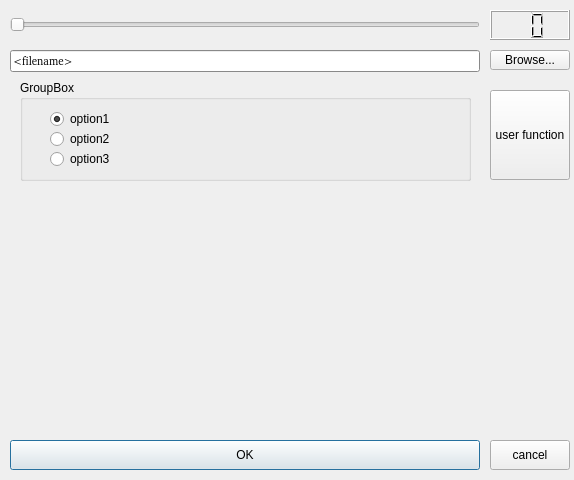
<?xml version="1.0" encoding="UTF-8"?>
<ui version="4.0">
 <class>win</class>
 <widget class="QDialog" name="win">
  <property name="enabled">
   <bool>true</bool>
  </property>
  <property name="geometry">
   <rect>
    <x>0</x>
    <y>0</y>
    <width>574</width>
    <height>480</height>
   </rect>
  </property>
  <property name="mouseTracking">
   <bool>false</bool>
  </property>
  <property name="focusPolicy">
   <enum>Qt::NoFocus</enum>
  </property>
  <property name="windowTitle">
   <string>MT/qt.h example</string>
  </property>
  <widget class="QSlider" name="Slider2">
   <property name="geometry">
    <rect>
     <x>10</x>
     <y>10</y>
     <width>470</width>
     <height>30</height>
    </rect>
   </property>
   <property name="orientation">
    <enum>Qt::Horizontal</enum>
   </property>
  </widget>
  <widget class="QLCDNumber" name="number">
   <property name="geometry">
    <rect>
     <x>490</x>
     <y>10</y>
     <width>80</width>
     <height>30</height>
    </rect>
   </property>
   <property name="frameShape">
    <enum>QFrame::Box</enum>
   </property>
   <property name="frameShadow">
    <enum>QFrame::Raised</enum>
   </property>
   <property name="numDigits">
    <number>2</number>
   </property>
  </widget>
  <widget class="QLineEdit" name="filename">
   <property name="enabled">
    <bool>false</bool>
   </property>
   <property name="geometry">
    <rect>
     <x>10</x>
     <y>50</y>
     <width>470</width>
     <height>22</height>
    </rect>
   </property>
   <property name="palette">
    <palette>
     <active>
      <colorrole role="WindowText">
       <brush brushstyle="SolidPattern">
        <color alpha="255">
         <red>0</red>
         <green>0</green>
         <blue>0</blue>
        </color>
       </brush>
      </colorrole>
      <colorrole role="Button">
       <brush brushstyle="SolidPattern">
        <color alpha="255">
         <red>192</red>
         <green>192</green>
         <blue>192</blue>
        </color>
       </brush>
      </colorrole>
      <colorrole role="Light">
       <brush brushstyle="SolidPattern">
        <color alpha="255">
         <red>255</red>
         <green>255</green>
         <blue>255</blue>
        </color>
       </brush>
      </colorrole>
      <colorrole role="Midlight">
       <brush brushstyle="SolidPattern">
        <color alpha="255">
         <red>223</red>
         <green>223</green>
         <blue>223</blue>
        </color>
       </brush>
      </colorrole>
      <colorrole role="Dark">
       <brush brushstyle="SolidPattern">
        <color alpha="255">
         <red>96</red>
         <green>96</green>
         <blue>96</blue>
        </color>
       </brush>
      </colorrole>
      <colorrole role="Mid">
       <brush brushstyle="SolidPattern">
        <color alpha="255">
         <red>128</red>
         <green>128</green>
         <blue>128</blue>
        </color>
       </brush>
      </colorrole>
      <colorrole role="Text">
       <brush brushstyle="SolidPattern">
        <color alpha="255">
         <red>0</red>
         <green>0</green>
         <blue>0</blue>
        </color>
       </brush>
      </colorrole>
      <colorrole role="BrightText">
       <brush brushstyle="SolidPattern">
        <color alpha="255">
         <red>255</red>
         <green>255</green>
         <blue>255</blue>
        </color>
       </brush>
      </colorrole>
      <colorrole role="ButtonText">
       <brush brushstyle="SolidPattern">
        <color alpha="255">
         <red>0</red>
         <green>0</green>
         <blue>0</blue>
        </color>
       </brush>
      </colorrole>
      <colorrole role="Base">
       <brush brushstyle="SolidPattern">
        <color alpha="255">
         <red>255</red>
         <green>255</green>
         <blue>255</blue>
        </color>
       </brush>
      </colorrole>
      <colorrole role="Window">
       <brush brushstyle="SolidPattern">
        <color alpha="255">
         <red>192</red>
         <green>192</green>
         <blue>192</blue>
        </color>
       </brush>
      </colorrole>
      <colorrole role="Shadow">
       <brush brushstyle="SolidPattern">
        <color alpha="255">
         <red>0</red>
         <green>0</green>
         <blue>0</blue>
        </color>
       </brush>
      </colorrole>
      <colorrole role="Highlight">
       <brush brushstyle="SolidPattern">
        <color alpha="255">
         <red>0</red>
         <green>0</green>
         <blue>128</blue>
        </color>
       </brush>
      </colorrole>
      <colorrole role="HighlightedText">
       <brush brushstyle="SolidPattern">
        <color alpha="255">
         <red>255</red>
         <green>255</green>
         <blue>255</blue>
        </color>
       </brush>
      </colorrole>
      <colorrole role="Link">
       <brush brushstyle="SolidPattern">
        <color alpha="255">
         <red>0</red>
         <green>0</green>
         <blue>0</blue>
        </color>
       </brush>
      </colorrole>
      <colorrole role="LinkVisited">
       <brush brushstyle="SolidPattern">
        <color alpha="255">
         <red>0</red>
         <green>0</green>
         <blue>0</blue>
        </color>
       </brush>
      </colorrole>
      <colorrole role="AlternateBase">
       <brush brushstyle="SolidPattern">
        <color alpha="255">
         <red>232</red>
         <green>232</green>
         <blue>232</blue>
        </color>
       </brush>
      </colorrole>
     </active>
     <inactive>
      <colorrole role="WindowText">
       <brush brushstyle="SolidPattern">
        <color alpha="255">
         <red>0</red>
         <green>0</green>
         <blue>0</blue>
        </color>
       </brush>
      </colorrole>
      <colorrole role="Button">
       <brush brushstyle="SolidPattern">
        <color alpha="255">
         <red>192</red>
         <green>192</green>
         <blue>192</blue>
        </color>
       </brush>
      </colorrole>
      <colorrole role="Light">
       <brush brushstyle="SolidPattern">
        <color alpha="255">
         <red>255</red>
         <green>255</green>
         <blue>255</blue>
        </color>
       </brush>
      </colorrole>
      <colorrole role="Midlight">
       <brush brushstyle="SolidPattern">
        <color alpha="255">
         <red>220</red>
         <green>220</green>
         <blue>220</blue>
        </color>
       </brush>
      </colorrole>
      <colorrole role="Dark">
       <brush brushstyle="SolidPattern">
        <color alpha="255">
         <red>96</red>
         <green>96</green>
         <blue>96</blue>
        </color>
       </brush>
      </colorrole>
      <colorrole role="Mid">
       <brush brushstyle="SolidPattern">
        <color alpha="255">
         <red>128</red>
         <green>128</green>
         <blue>128</blue>
        </color>
       </brush>
      </colorrole>
      <colorrole role="Text">
       <brush brushstyle="SolidPattern">
        <color alpha="255">
         <red>0</red>
         <green>0</green>
         <blue>0</blue>
        </color>
       </brush>
      </colorrole>
      <colorrole role="BrightText">
       <brush brushstyle="SolidPattern">
        <color alpha="255">
         <red>255</red>
         <green>255</green>
         <blue>255</blue>
        </color>
       </brush>
      </colorrole>
      <colorrole role="ButtonText">
       <brush brushstyle="SolidPattern">
        <color alpha="255">
         <red>0</red>
         <green>0</green>
         <blue>0</blue>
        </color>
       </brush>
      </colorrole>
      <colorrole role="Base">
       <brush brushstyle="SolidPattern">
        <color alpha="255">
         <red>255</red>
         <green>255</green>
         <blue>255</blue>
        </color>
       </brush>
      </colorrole>
      <colorrole role="Window">
       <brush brushstyle="SolidPattern">
        <color alpha="255">
         <red>192</red>
         <green>192</green>
         <blue>192</blue>
        </color>
       </brush>
      </colorrole>
      <colorrole role="Shadow">
       <brush brushstyle="SolidPattern">
        <color alpha="255">
         <red>0</red>
         <green>0</green>
         <blue>0</blue>
        </color>
       </brush>
      </colorrole>
      <colorrole role="Highlight">
       <brush brushstyle="SolidPattern">
        <color alpha="255">
         <red>0</red>
         <green>0</green>
         <blue>128</blue>
        </color>
       </brush>
      </colorrole>
      <colorrole role="HighlightedText">
       <brush brushstyle="SolidPattern">
        <color alpha="255">
         <red>255</red>
         <green>255</green>
         <blue>255</blue>
        </color>
       </brush>
      </colorrole>
      <colorrole role="Link">
       <brush brushstyle="SolidPattern">
        <color alpha="255">
         <red>0</red>
         <green>0</green>
         <blue>0</blue>
        </color>
       </brush>
      </colorrole>
      <colorrole role="LinkVisited">
       <brush brushstyle="SolidPattern">
        <color alpha="255">
         <red>0</red>
         <green>0</green>
         <blue>0</blue>
        </color>
       </brush>
      </colorrole>
      <colorrole role="AlternateBase">
       <brush brushstyle="SolidPattern">
        <color alpha="255">
         <red>232</red>
         <green>232</green>
         <blue>232</blue>
        </color>
       </brush>
      </colorrole>
     </inactive>
     <disabled>
      <colorrole role="WindowText">
       <brush brushstyle="SolidPattern">
        <color alpha="255">
         <red>128</red>
         <green>128</green>
         <blue>128</blue>
        </color>
       </brush>
      </colorrole>
      <colorrole role="Button">
       <brush brushstyle="SolidPattern">
        <color alpha="255">
         <red>192</red>
         <green>192</green>
         <blue>192</blue>
        </color>
       </brush>
      </colorrole>
      <colorrole role="Light">
       <brush brushstyle="SolidPattern">
        <color alpha="255">
         <red>255</red>
         <green>255</green>
         <blue>255</blue>
        </color>
       </brush>
      </colorrole>
      <colorrole role="Midlight">
       <brush brushstyle="SolidPattern">
        <color alpha="255">
         <red>220</red>
         <green>220</green>
         <blue>220</blue>
        </color>
       </brush>
      </colorrole>
      <colorrole role="Dark">
       <brush brushstyle="SolidPattern">
        <color alpha="255">
         <red>96</red>
         <green>96</green>
         <blue>96</blue>
        </color>
       </brush>
      </colorrole>
      <colorrole role="Mid">
       <brush brushstyle="SolidPattern">
        <color alpha="255">
         <red>128</red>
         <green>128</green>
         <blue>128</blue>
        </color>
       </brush>
      </colorrole>
      <colorrole role="Text">
       <brush brushstyle="SolidPattern">
        <color alpha="255">
         <red>0</red>
         <green>0</green>
         <blue>0</blue>
        </color>
       </brush>
      </colorrole>
      <colorrole role="BrightText">
       <brush brushstyle="SolidPattern">
        <color alpha="255">
         <red>255</red>
         <green>255</green>
         <blue>255</blue>
        </color>
       </brush>
      </colorrole>
      <colorrole role="ButtonText">
       <brush brushstyle="SolidPattern">
        <color alpha="255">
         <red>128</red>
         <green>128</green>
         <blue>128</blue>
        </color>
       </brush>
      </colorrole>
      <colorrole role="Base">
       <brush brushstyle="SolidPattern">
        <color alpha="255">
         <red>255</red>
         <green>255</green>
         <blue>255</blue>
        </color>
       </brush>
      </colorrole>
      <colorrole role="Window">
       <brush brushstyle="SolidPattern">
        <color alpha="255">
         <red>192</red>
         <green>192</green>
         <blue>192</blue>
        </color>
       </brush>
      </colorrole>
      <colorrole role="Shadow">
       <brush brushstyle="SolidPattern">
        <color alpha="255">
         <red>0</red>
         <green>0</green>
         <blue>0</blue>
        </color>
       </brush>
      </colorrole>
      <colorrole role="Highlight">
       <brush brushstyle="SolidPattern">
        <color alpha="255">
         <red>0</red>
         <green>0</green>
         <blue>128</blue>
        </color>
       </brush>
      </colorrole>
      <colorrole role="HighlightedText">
       <brush brushstyle="SolidPattern">
        <color alpha="255">
         <red>255</red>
         <green>255</green>
         <blue>255</blue>
        </color>
       </brush>
      </colorrole>
      <colorrole role="Link">
       <brush brushstyle="SolidPattern">
        <color alpha="255">
         <red>0</red>
         <green>0</green>
         <blue>0</blue>
        </color>
       </brush>
      </colorrole>
      <colorrole role="LinkVisited">
       <brush brushstyle="SolidPattern">
        <color alpha="255">
         <red>0</red>
         <green>0</green>
         <blue>0</blue>
        </color>
       </brush>
      </colorrole>
      <colorrole role="AlternateBase">
       <brush brushstyle="SolidPattern">
        <color alpha="255">
         <red>232</red>
         <green>232</green>
         <blue>232</blue>
        </color>
       </brush>
      </colorrole>
     </disabled>
    </palette>
   </property>
   <property name="font">
    <font>
     <family>@Arial Unicode MS</family>
     <pointsize>8</pointsize>
     <weight>50</weight>
     <italic>false</italic>
     <bold>false</bold>
     <underline>false</underline>
     <strikeout>false</strikeout>
    </font>
   </property>
   <property name="focusPolicy">
    <enum>Qt::NoFocus</enum>
   </property>
   <property name="toolTip">
    <string>filename</string>
   </property>
   <property name="text">
    <string>&lt;filename&gt;</string>
   </property>
  </widget>
  <widget class="QGroupBox" name="group">
   <property name="geometry">
    <rect>
     <x>20</x>
     <y>80</y>
     <width>451</width>
     <height>101</height>
    </rect>
   </property>
   <property name="title">
    <string>GroupBox</string>
   </property>
   <widget class="QRadioButton" name="op2">
    <property name="geometry">
     <rect>
      <x>30</x>
      <y>50</y>
      <width>83</width>
      <height>18</height>
     </rect>
    </property>
    <property name="text">
     <string>option2</string>
    </property>
   </widget>
   <widget class="QRadioButton" name="op3">
    <property name="geometry">
     <rect>
      <x>30</x>
      <y>70</y>
      <width>83</width>
      <height>18</height>
     </rect>
    </property>
    <property name="text">
     <string>option3</string>
    </property>
   </widget>
   <widget class="QRadioButton" name="op1">
    <property name="geometry">
     <rect>
      <x>30</x>
      <y>30</y>
      <width>83</width>
      <height>18</height>
     </rect>
    </property>
    <property name="text">
     <string>option1</string>
    </property>
    <property name="checked">
     <bool>true</bool>
    </property>
   </widget>
  </widget>
  <widget class="QPushButton" name="cancelB">
   <property name="geometry">
    <rect>
     <x>490</x>
     <y>440</y>
     <width>80</width>
     <height>30</height>
    </rect>
   </property>
   <property name="text">
    <string>cancel</string>
   </property>
  </widget>
  <widget class="QPushButton" name="okB">
   <property name="geometry">
    <rect>
     <x>10</x>
     <y>440</y>
     <width>470</width>
     <height>30</height>
    </rect>
   </property>
   <property name="text">
    <string>OK</string>
   </property>
   <property name="autoDefault">
    <bool>false</bool>
   </property>
   <property name="default">
    <bool>true</bool>
   </property>
  </widget>
  <widget class="QPushButton" name="browseB">
   <property name="geometry">
    <rect>
     <x>490</x>
     <y>50</y>
     <width>80</width>
     <height>20</height>
    </rect>
   </property>
   <property name="text">
    <string>Browse...</string>
   </property>
   <property name="autoDefault">
    <bool>true</bool>
   </property>
  </widget>
  <widget class="QPushButton" name="userB">
   <property name="geometry">
    <rect>
     <x>490</x>
     <y>90</y>
     <width>80</width>
     <height>90</height>
    </rect>
   </property>
   <property name="text">
    <string>user function</string>
   </property>
  </widget>
  <widget class="QWidget" name="glview" native="true">
   <property name="geometry">
    <rect>
     <x>130</x>
     <y>230</y>
     <width>231</width>
     <height>161</height>
    </rect>
   </property>
  </widget>
  <action name="actionRead">
   <property name="text">
    <string>read</string>
   </property>
  </action>
 </widget>
 <layoutdefault spacing="6" margin="11"/>
 <tabstops>
  <tabstop>Slider2</tabstop>
  <tabstop>browseB</tabstop>
  <tabstop>okB</tabstop>
  <tabstop>cancelB</tabstop>
  <tabstop>filename</tabstop>
 </tabstops>
 <resources/>
 <connections>
  <connection>
   <sender>Slider2</sender>
   <signal>sliderMoved(int)</signal>
   <receiver>number</receiver>
   <slot>display(int)</slot>
   <hints>
    <hint type="sourcelabel">
     <x>337</x>
     <y>25</y>
    </hint>
    <hint type="destinationlabel">
     <x>527</x>
     <y>31</y>
    </hint>
   </hints>
  </connection>
 </connections>
</ui>
